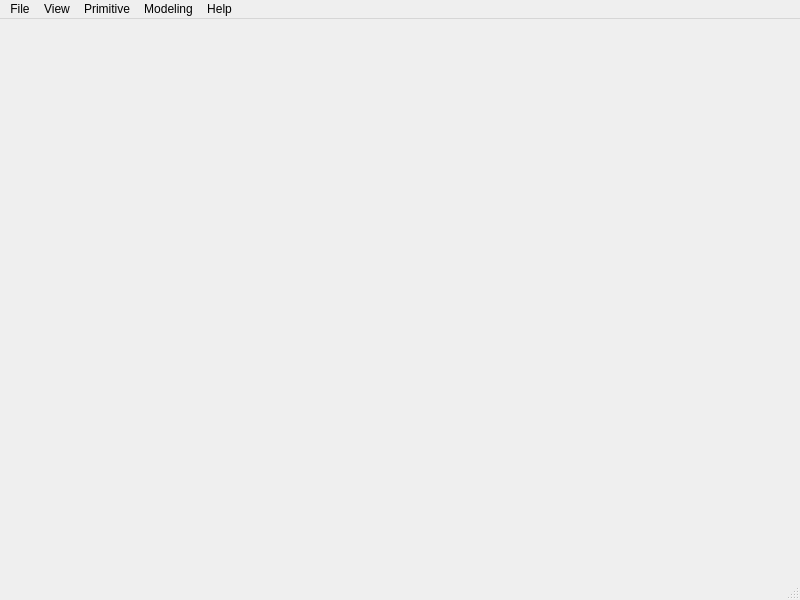
<?xml version="1.0" encoding="UTF-8"?>
<ui version="4.0">
 <class>occQtClass</class>
 <widget class="QMainWindow" name="occQtClass">
  <property name="geometry">
   <rect>
    <x>0</x>
    <y>0</y>
    <width>800</width>
    <height>600</height>
   </rect>
  </property>
  <property name="windowTitle">
   <string>occQt</string>
  </property>
  <property name="windowIcon">
   <iconset resource="occqt.qrc">
    <normaloff>:/Resources/lamp.png</normaloff>:/Resources/lamp.png</iconset>
  </property>
  <widget class="QWidget" name="centralWidget"/>
  <widget class="QMenuBar" name="menuBar">
   <property name="geometry">
    <rect>
     <x>0</x>
     <y>0</y>
     <width>800</width>
     <height>21</height>
    </rect>
   </property>
   <widget class="QMenu" name="menuFile">
    <property name="title">
     <string>File</string>
    </property>
    <addaction name="actionExit"/>
   </widget>
   <widget class="QMenu" name="menuView">
    <property name="title">
     <string>View</string>
    </property>
    <addaction name="actionZoom"/>
    <addaction name="actionPan"/>
    <addaction name="actionRotate"/>
    <addaction name="separator"/>
    <addaction name="actionReset"/>
    <addaction name="actionFitAll"/>
   </widget>
   <widget class="QMenu" name="menuPrimitive">
    <property name="title">
     <string>Primitive</string>
    </property>
    <addaction name="actionBox"/>
    <addaction name="actionCone"/>
    <addaction name="actionSphere"/>
    <addaction name="actionCylinder"/>
    <addaction name="actionTorus"/>
   </widget>
   <widget class="QMenu" name="menuModeling">
    <property name="title">
     <string>Modeling</string>
    </property>
    <addaction name="actionFillet"/>
    <addaction name="actionChamfer"/>
    <addaction name="actionExtrude"/>
    <addaction name="actionRevolve"/>
    <addaction name="actionLoft"/>
    <addaction name="separator"/>
    <addaction name="actionCut"/>
    <addaction name="actionFuse"/>
    <addaction name="actionCommon"/>
    <addaction name="separator"/>
    <addaction name="actionHelix"/>
   </widget>
   <widget class="QMenu" name="menuHelp">
    <property name="title">
     <string>Help</string>
    </property>
    <addaction name="actionAbout"/>
   </widget>
   <addaction name="menuFile"/>
   <addaction name="menuView"/>
   <addaction name="menuPrimitive"/>
   <addaction name="menuModeling"/>
   <addaction name="menuHelp"/>
  </widget>
  <widget class="QStatusBar" name="statusBar"/>
  <action name="actionExit">
   <property name="text">
    <string>Exit</string>
   </property>
   <property name="shortcut">
    <string>Ctrl+Q</string>
   </property>
  </action>
  <action name="actionZoom">
   <property name="checkable">
    <bool>false</bool>
   </property>
   <property name="icon">
    <iconset resource="occqt.qrc">
     <normaloff>:/Resources/Zoom.png</normaloff>:/Resources/Zoom.png</iconset>
   </property>
   <property name="text">
    <string>Zoom</string>
   </property>
  </action>
  <action name="actionPan">
   <property name="checkable">
    <bool>false</bool>
   </property>
   <property name="icon">
    <iconset resource="occqt.qrc">
     <normaloff>:/Resources/Pan.png</normaloff>:/Resources/Pan.png</iconset>
   </property>
   <property name="text">
    <string>Pan</string>
   </property>
  </action>
  <action name="actionRotate">
   <property name="checkable">
    <bool>false</bool>
   </property>
   <property name="checked">
    <bool>false</bool>
   </property>
   <property name="icon">
    <iconset resource="occqt.qrc">
     <normaloff>:/Resources/Rotate.png</normaloff>:/Resources/Rotate.png</iconset>
   </property>
   <property name="text">
    <string>Rotate</string>
   </property>
  </action>
  <action name="actionReset">
   <property name="icon">
    <iconset resource="occqt.qrc">
     <normaloff>:/Resources/Home.png</normaloff>:/Resources/Home.png</iconset>
   </property>
   <property name="text">
    <string>Reset</string>
   </property>
  </action>
  <action name="actionFitAll">
   <property name="icon">
    <iconset resource="occqt.qrc">
     <normaloff>:/Resources/FitAll.png</normaloff>:/Resources/FitAll.png</iconset>
   </property>
   <property name="text">
    <string>FitAll</string>
   </property>
  </action>
  <action name="actionAbout">
   <property name="icon">
    <iconset resource="occqt.qrc">
     <normaloff>:/Resources/lamp.png</normaloff>:/Resources/lamp.png</iconset>
   </property>
   <property name="text">
    <string>About</string>
   </property>
  </action>
  <action name="actionBox">
   <property name="icon">
    <iconset resource="occqt.qrc">
     <normaloff>:/Resources/box.png</normaloff>:/Resources/box.png</iconset>
   </property>
   <property name="text">
    <string>Box</string>
   </property>
  </action>
  <action name="actionCone">
   <property name="icon">
    <iconset resource="occqt.qrc">
     <normaloff>:/Resources/cone.png</normaloff>:/Resources/cone.png</iconset>
   </property>
   <property name="text">
    <string>Cone</string>
   </property>
  </action>
  <action name="actionSphere">
   <property name="icon">
    <iconset resource="occqt.qrc">
     <normaloff>:/Resources/sphere.png</normaloff>:/Resources/sphere.png</iconset>
   </property>
   <property name="text">
    <string>Sphere</string>
   </property>
  </action>
  <action name="actionCylinder">
   <property name="icon">
    <iconset resource="occqt.qrc">
     <normaloff>:/Resources/cylinder.png</normaloff>:/Resources/cylinder.png</iconset>
   </property>
   <property name="text">
    <string>Cylinder</string>
   </property>
  </action>
  <action name="actionTorus">
   <property name="icon">
    <iconset resource="occqt.qrc">
     <normaloff>:/Resources/torus.png</normaloff>:/Resources/torus.png</iconset>
   </property>
   <property name="text">
    <string>Torus</string>
   </property>
  </action>
  <action name="actionFillet">
   <property name="icon">
    <iconset resource="occqt.qrc">
     <normaloff>:/Resources/fillet.png</normaloff>:/Resources/fillet.png</iconset>
   </property>
   <property name="text">
    <string>Fillet</string>
   </property>
  </action>
  <action name="actionChamfer">
   <property name="icon">
    <iconset resource="occqt.qrc">
     <normaloff>:/Resources/chamfer.png</normaloff>:/Resources/chamfer.png</iconset>
   </property>
   <property name="text">
    <string>Chamfer</string>
   </property>
  </action>
  <action name="actionExtrude">
   <property name="icon">
    <iconset resource="occqt.qrc">
     <normaloff>:/Resources/extrude.png</normaloff>:/Resources/extrude.png</iconset>
   </property>
   <property name="text">
    <string>Extrude</string>
   </property>
  </action>
  <action name="actionRevolve">
   <property name="icon">
    <iconset resource="occqt.qrc">
     <normaloff>:/Resources/revolve.png</normaloff>:/Resources/revolve.png</iconset>
   </property>
   <property name="text">
    <string>Rovelve</string>
   </property>
  </action>
  <action name="actionLoft">
   <property name="icon">
    <iconset resource="occqt.qrc">
     <normaloff>:/Resources/loft.png</normaloff>:/Resources/loft.png</iconset>
   </property>
   <property name="text">
    <string>Loft</string>
   </property>
  </action>
  <action name="actionCut">
   <property name="icon">
    <iconset resource="occqt.qrc">
     <normaloff>:/Resources/cut.png</normaloff>:/Resources/cut.png</iconset>
   </property>
   <property name="text">
    <string>Cut</string>
   </property>
  </action>
  <action name="actionFuse">
   <property name="icon">
    <iconset resource="occqt.qrc">
     <normaloff>:/Resources/fuse.png</normaloff>:/Resources/fuse.png</iconset>
   </property>
   <property name="text">
    <string>Fuse</string>
   </property>
  </action>
  <action name="actionCommon">
   <property name="icon">
    <iconset resource="occqt.qrc">
     <normaloff>:/Resources/common.png</normaloff>:/Resources/common.png</iconset>
   </property>
   <property name="text">
    <string>Common</string>
   </property>
  </action>
  <action name="actionHelix">
   <property name="icon">
    <iconset resource="occqt.qrc">
     <normaloff>:/Resources/helix.png</normaloff>:/Resources/helix.png</iconset>
   </property>
   <property name="text">
    <string>Helix</string>
   </property>
  </action>
 </widget>
 <layoutdefault spacing="6" margin="11"/>
 <resources>
  <include location="occqt.qrc"/>
 </resources>
 <connections/>
</ui>
